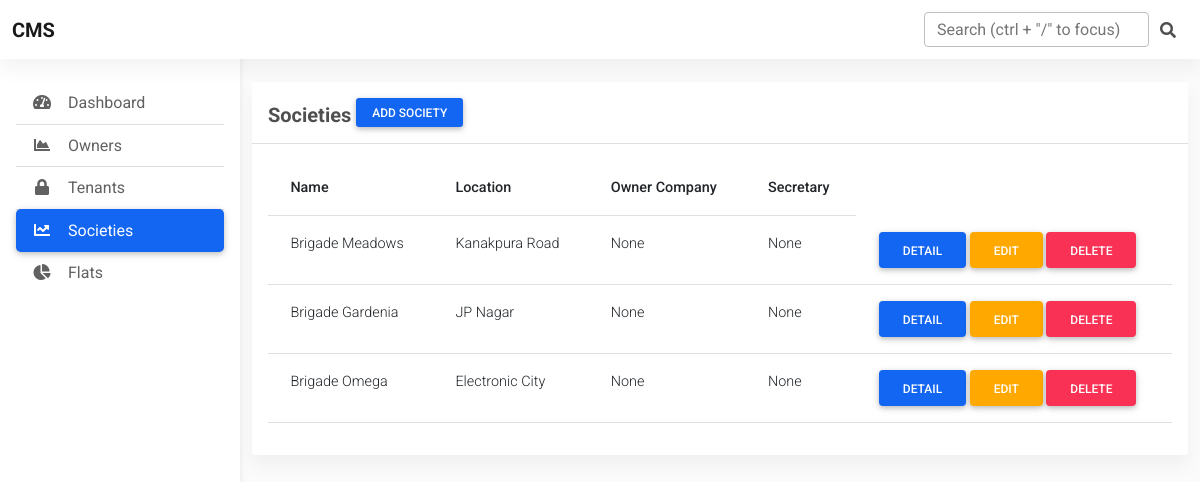
The page /dashboard/societies/ on the database as committed earlier.
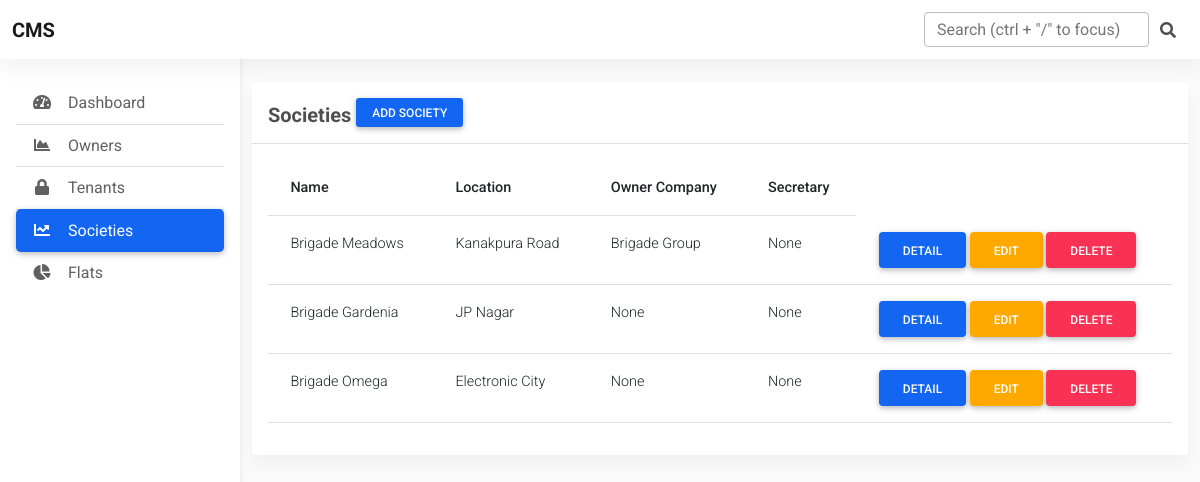
The same page on the database as committed later.
### society/models.py (models this page shows, shortened)
class Society(models.Model):
    name = models.CharField(max_length=20)
    location = models.CharField(max_length=20)
    image = models.ImageField(upload_to=society_image_upload_path, null=True, blank=True)
    owner_company = models.CharField(max_length=20, null=True , blank=True)
    secretary = models.ForeignKey('accounts.CustomUser', on_delete=models.SET_NULL, null=True, blank=True)
    created_at = models.DateTimeField(auto_now_add=True)
    updated_at = models.DateTimeField(auto_now=True)
    class Meta:
        verbose_name_plural = 'Societies'

### dashboard/views.py (the view)
# urls.py: path('societies/', views.ListSocietyView, name='societies'),
def ListSocietyView(request):
    societies = Society.objects.all()
    context = {
        'societies': societies,
    }
    return render(request, 'dashboard/societies.html', context)

### dashboard/templates/dashboard/societies.html (shortened to what this page needs)
{% extends 'dashboard/base.html' %}
{% load static %}
{% block content %}
    <section class="mb-4">
        <div class="card">
          <div class="card-header text-left py-3">
            <h5 class="mb-0 text-left">
              <strong>Societies</strong>
              <a href="{% url 'add-society' %}" class="btn btn-primary btn-sm " role="button" aria-disabled="true">Add Society</a>
            </h5>
          </div>
          <div class="card-body">
            <div class="table-responsive">
              <table class="table table-hover text-nowrap">
                <thead>
                  <tr>
                    <th scope="col">Name</th>
                    <th scope="col">Location</th>
                    <th scope="col">Owner Company</th>
                    <th scope="col">Secretary</th>
                  </tr>
                </thead>
                <tbody>
                    {% for society in societies %}
                  <tr>
                    <td>{{society.name}}</td>
                    <td>{{society.location}}</td>
                    <td>{{society.owner_company}}</td>
                    <td>{{society.secretary}}</td>
                    <td>
                      <a href="{% url 'society-detail' society.id %}" type="button" class="btn btn-primary">Detail</a>
                      <a href="{% url 'edit-society' society.id %}" type="button" class="btn btn-warning">Edit</a>
                      <a href="{% url 'delete-society' society.id %}" type="button" class="btn btn-danger">Delete</a>
                    </td>
                  </tr>
                  {% endfor %}
                </tbody>
              </table>
            </div>
          </div>
        </div>
      </section>
{% endblock %}

Rows that differ between the two databases and show on the page:
changed Society "Brigade Meadows": owner_company "None" → "Brigade Group"
